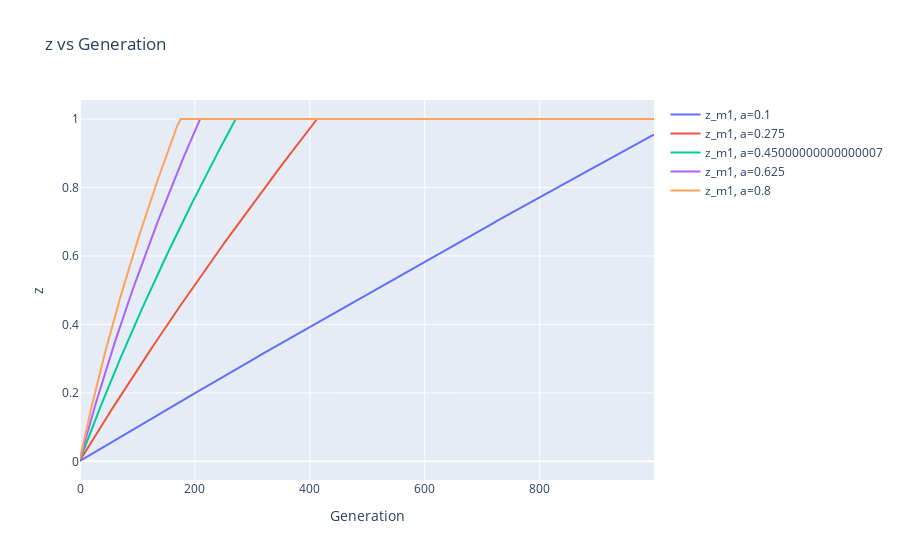
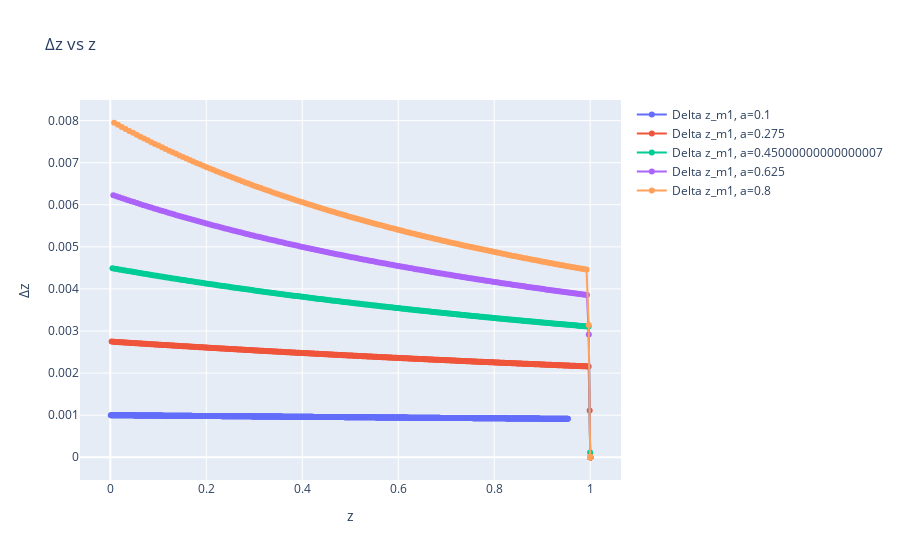

Source (notebook cell) for these figures, in order:
### Code cell
import plotly.graph_objects as go
import plotly.express as px
import numpy as np

class EvolutionSimulation:
    def __init__(self, parameters):
        self.parameters = parameters
        self.z_m1 = 0
        self.z_m2 = 0
        self.z_m1_history = []
        self.z_m2_history = []
    
    def next_generation_traits(self, N1, N2):
        if N1 > 0.01:
            delta_z_m1 = self.parameters.V_A1 * (self.parameters.conspecfic_mating_rate_multiplier_sp_1) / (1 + self.parameters.conspecfic_mating_rate_multiplier_sp_1*self.z_m1)
            new_z_m1 = self.z_m1 + delta_z_m1
            
            if new_z_m1 <= 1:
                self.z_m1 = new_z_m1
            else:
                self.z_m1 = 1

            self.z_m1_history.append(self.z_m1)



        if N2 > 0.01:
            W_m2 = 1 - self.parameters.conspecfic_mating_rate_multiplier_sp_2*(((1 - self.z_m2) * (N1 / (N1 + N2))) ** (1/self.parameters.conspecfic_mating_rate_multiplier_sp_2))
            dW_m2_dz_m2 = ((1 - self.z_m2) ** (1/self.parameters.conspecfic_mating_rate_multiplier_sp_2 - 1)) * (N1 / (N1 + N2)) ** ((1/self.parameters.conspecfic_mating_rate_multiplier_sp_2))
            delta_z_m2 = self.parameters.V_A2 * (1 / W_m2) * dW_m2_dz_m2
            new_z_m2 = self.z_m2 + delta_z_m2
            
            if new_z_m2 <= 1:
                self.z_m2 = new_z_m2
            else:
                self.z_m2 = 1

            self.z_m2_history.append(self.z_m2)

    def run_simulation(self, N1, N2, generations):
        for _ in range(generations):
            self.next_generation_traits(N1, N2)
            
# Example parameters object (to be defined as needed)
class Parameters:
    def __init__(self, conspecfic_mating_rate_multiplier_sp_1, conspecfic_mating_rate_multiplier_sp_2, V_A1, V_A2):
        self.conspecfic_mating_rate_multiplier_sp_1 = conspecfic_mating_rate_multiplier_sp_1
        self.conspecfic_mating_rate_multiplier_sp_2 = conspecfic_mating_rate_multiplier_sp_2
        self.V_A1 = V_A1
        self.V_A2 = V_A2

# Running simulations for different values of a and plotting
a_values = np.linspace(0.1, 0.8, 5)
N1, N2 = 100, 100
generations = 1000

fig_z_vs_gen = go.Figure()
fig_delta_z_vs_z = go.Figure()


for a in a_values:
    params = Parameters(conspecfic_mating_rate_multiplier_sp_1=a,conspecfic_mating_rate_multiplier_sp_2 = a, V_A1=0.01, V_A2=0.01)
    sim = EvolutionSimulation(params)
    sim.run_simulation(N1, N2, generations)
    
    generations_range = list(range(generations))
    
    fig_z_vs_gen.add_trace(go.Scatter(x=generations_range, y=sim.z_m1_history, mode='lines', name=f'z_m1, a={a}'))
    # fig_z_vs_gen.add_trace(go.Scatter(x=generations_range, y=sim.z_m2_history, mode='lines', name=f'z_m2, a={a}'))
    
    delta_z_m1 = [j-i for i, j in zip(sim.z_m1_history[:-1], sim.z_m1_history[1:])]
    fig_delta_z_vs_z.add_trace(go.Scatter(x=sim.z_m1_history[:-1], y=delta_z_m1, mode='lines+markers', name=f'Delta z_m1, a={a}'))

    # delta_z_m2 = [j-i for i, j in zip(sim.z_m2_history[:-1], sim.z_m2_history[1:])]
    # fig_delta_z_vs_z.add_trace(go.Scatter(x=sim.z_m2_history[:-1], y=delta_z_m2, mode='lines+markers', name=f'Delta z_m2, a={a}'))

fig_z_vs_gen.update_layout(title='z vs Generation', xaxis_title='Generation', yaxis_title='z')
fig_delta_z_vs_z.update_layout(title='Δz vs z', xaxis_title='z', yaxis_title='Δz')

fig_z_vs_gen.show()
fig_delta_z_vs_z.show()

### Figure 1 — Plotly figure (JSON) as saved in the notebook; plotly's stock layout.template omitted (floating-point values rounded to 4 significant figures; data arrays with more than 128 entries replaced by an {"elided": "..."} marker saying what was removed)
{"data": [{"mode": "lines", "name": "z_m1, a=0.1", "type": "scatter", "x": {"elided": "1000 int values"}, "y": {"elided": "1000 float values"}}, {"mode": "lines", "name": "z_m1, a=0.275", "type": "scatter", "x": {"elided": "1000 int values"}, "y": {"elided": "1000 float values"}}, {"mode": "lines", "name": "z_m1, a=0.45000000000000007", "type": "scatter", "x": {"elided": "1000 int values"}, "y": {"elided": "1000 float values"}}, {"mode": "lines", "name": "z_m1, a=0.625", "type": "scatter", "x": {"elided": "1000 int values"}, "y": {"elided": "1000 float values"}}, {"mode": "lines", "name": "z_m1, a=0.8", "type": "scatter", "x": {"elided": "1000 int values"}, "y": {"elided": "1000 float values"}}], "layout": {"title": {"text": "z vs Generation"}, "xaxis": {"title": {"text": "Generation"}}, "yaxis": {"title": {"text": "z"}}}}

### Figure 2 — Plotly figure (JSON) as saved in the notebook; plotly's stock layout.template omitted (floating-point values rounded to 4 significant figures; data arrays with more than 128 entries replaced by an {"elided": "..."} marker saying what was removed)
{"data": [{"mode": "lines+markers", "name": "Delta z_m1, a=0.1", "type": "scatter", "x": {"elided": "999 float values"}, "y": {"elided": "999 float values"}}, {"mode": "lines+markers", "name": "Delta z_m1, a=0.275", "type": "scatter", "x": {"elided": "999 float values"}, "y": {"elided": "999 float values"}}, {"mode": "lines+markers", "name": "Delta z_m1, a=0.45000000000000007", "type": "scatter", "x": {"elided": "999 float values"}, "y": {"elided": "999 float values"}}, {"mode": "lines+markers", "name": "Delta z_m1, a=0.625", "type": "scatter", "x": {"elided": "999 float values"}, "y": {"elided": "999 float values"}}, {"mode": "lines+markers", "name": "Delta z_m1, a=0.8", "type": "scatter", "x": {"elided": "999 float values"}, "y": {"elided": "999 float values"}}], "layout": {"title": {"text": "Δz vs z"}, "xaxis": {"title": {"text": "z"}}, "yaxis": {"title": {"text": "Δz"}}}}
